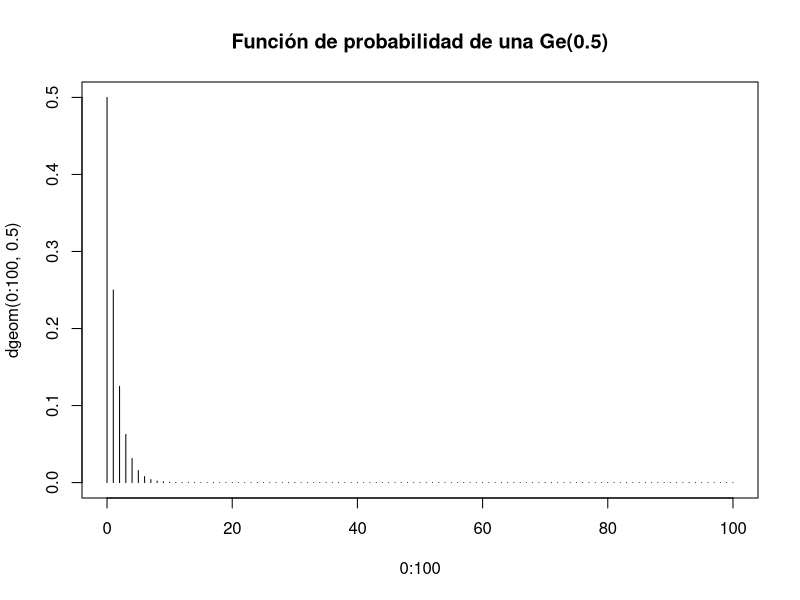
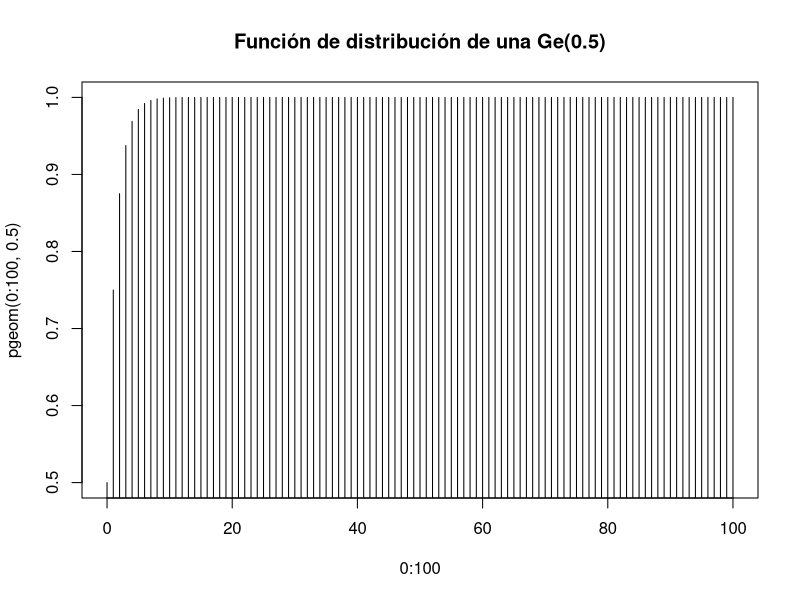
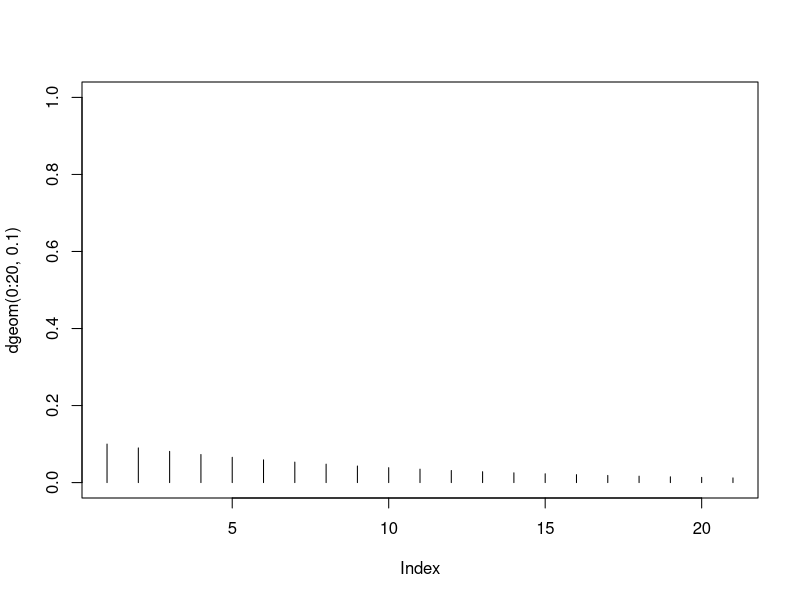
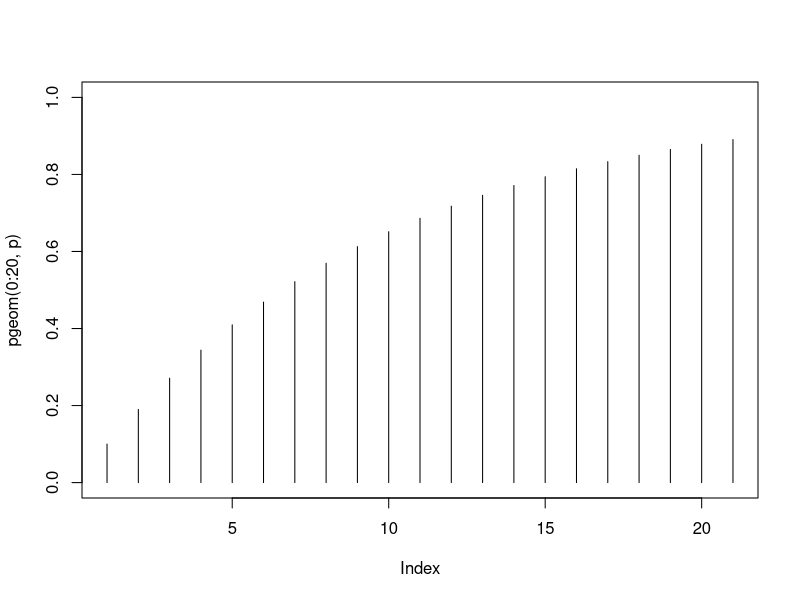
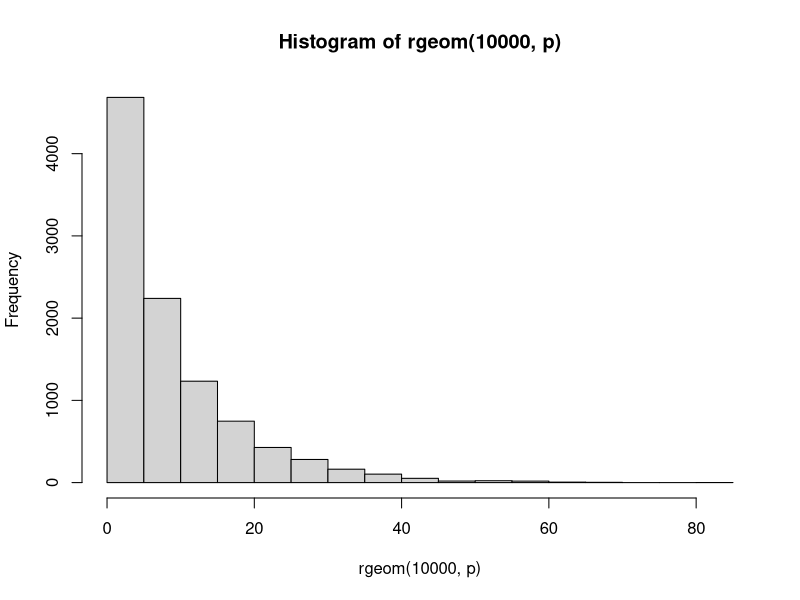

Generate these figures, in order, with R:
## ---- chunk 1
knitr::opts_chunk$set(echo = TRUE)
## ---- chunk 2
plot(dgeom(0:100, 0.5), type="h", main="Función de probabilidad de una Ge(0.5)", x=0:100)
## ---- chunk 3
plot(pgeom(0:100, 0.5), type="h", main="Función de distribución de una Ge(0.5)", x=0:100)
## ---- chunk 4
p = 0.1
plot(dgeom(0:20,0.1), type="h", ylim=c(0,1))
## ---- chunk 5
plot(pgeom(0:20, p), ylim=c(0,1), type="h")
## ---- chunk 6
qgeom(0.5, p) #Con 6 intentos sería más probable que hubiera abierto que haber fallado

qgeom(0.75, p)
## ---- chunk 7
rgeom(10, p)
## ---- chunk 8
hist(rgeom(10000, p))
